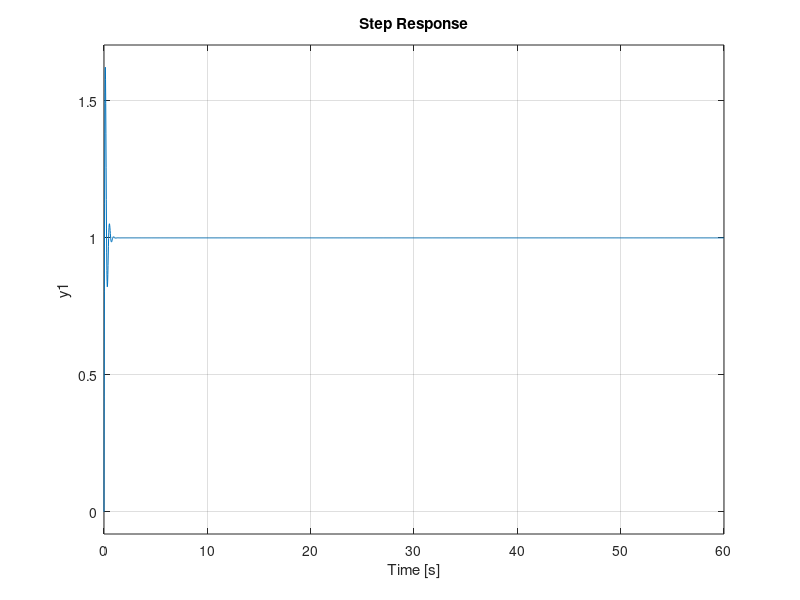

Write MATLAB code to recreate this figure. (Note: this script raises an error after producing the figure.)
%%%% Funcion Transferencia 2 %%%%
clear all; close all; clc
pkg load control
s= tf('s')

K= 192
K_98= K*0.98 %K98= 188.16
ts= 40 %seg
T= ts/4
G= K/(T*s+1)

%pkg load symbolic
%syms s real
G1= 19.2/(s+0.1)
step(G, 100)
rlocus(G1)
%H= 1/(60*(s^2)+38*s+40)
H= 1/(0.08*s+1)
%F= factor(G1/(1+G1*H), s)
F= feedback(G1, H)
step(F); grid minor
rlocus(G1*H)

%PID
PI= (s+0.1)/(s)
rlocus(PI*G1*H)
rlocus(G1*H)
s1= -1
invK= abs(((s1+0.1)/(s1))*(19.2/(s1+0.1))*(1/(60*(s1^2)+38*s1+1)))
K2= 1/invK %K= 1.1979
FT= feedback(K2*PI*G1, H)
step(FT)
%ts= 17.4 seg NUEVO TIEMPO DE ESTABLECIMIENTO
FTLA= minreal(K2*PI*G1)

FTLA= 0.013021*(19.2/s)

% ANALISIS DE ERROR DE PLANTA SIN PI %
%Las constantes de error para las distintas entradas son:
clear all; close all; clc
pkg load symbolic
syms s real

G1= 19.2/(s+0.1)
%%FT1= (0.013021)*((s+0.08)/(s))*(15.36/(s+0.08))

%Kp= lim G(s)
%    s->0
Kp= G1
%%Kp= FT1

%Kv= lim s*G(s)
%    s->0
Kv= simplify(s*G1)
%%Kv= simplify(s*FT1)

%Ka= lim (s^2)*G(s)
%    s->0
Ka= simplify((s^2)*G1)
%%Ka= simplify((s^2)*FT1)

%evaluo s=0
s=0
eval(Kp)
eval(Kv)
eval(Ka)

%El error en estado estable para una entrada en escalon es ess=cte=50=1/(1+Kp)
%El error en estado estable para una entrada en escalon es ess=inf=1/Kv
%El error en estado estable para una entrada en escalon es ess=inf=1/Ka

ess_e= eval(1/(1+Kp))
ess_r= eval(1/Kv)
ess_p= eval(1/Ka)

% ANALISIS DE ERROR DE PLANTA CON CONTROLADOR PI %
%Las constantes de error para las distintas entradas son:
clear all; close all; clc
pkg load symbolic
syms s real

FTLA= 0.013021*(19.2/s)

%Kp= lim G(s)
%    s->0
Kp= FTLA
%%Kp= FT1

%Kv= lim s*G(s)
%    s->0
Kv= simplify(s*FTLA)
%%Kv= simplify(s*FT1)

%Ka= lim (s^2)*G(s)
%    s->0
Ka= simplify((s^2)*FTLA)
%%Ka= simplify((s^2)*FT1)

%evaluo s=0
s=0
eval(Kp)
eval(Kv)
eval(Ka)

%El error en estado estable para una entrada en escalon es ess=cte=50=1/(1+Kp)
%El error en estado estable para una entrada en escalon es ess=inf=1/Kv
%El error en estado estable para una entrada en escalon es ess=inf=1/Ka

ess_e= eval(1/(1+Kp))
ess_r= eval(1/Kv)
ess_p= eval(1/Ka)
